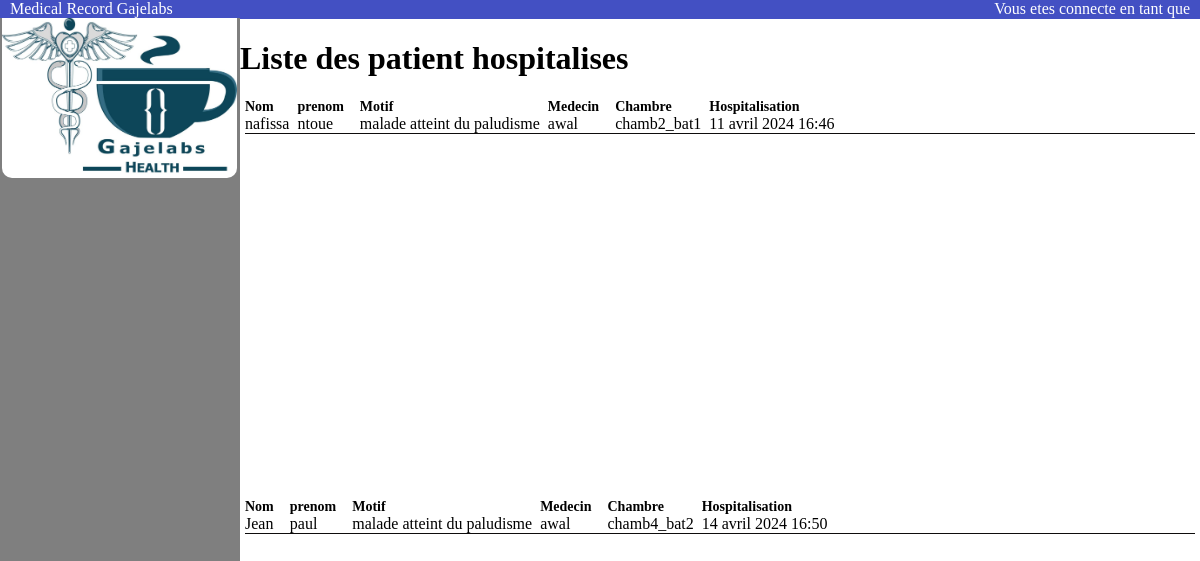
/list_patient_hospitalises/, run on the app's committed database.
### patient/models.py (models this page shows)
class Hospitalisation(models.Model):
    patient = models.ForeignKey(User, null=True, on_delete=models.CASCADE, related_name='patient_conserne')  # Ajouter related_name
    medecin = models.ForeignKey(settings.AUTH_USER_MODEL, on_delete=models.CASCADE, verbose_name="medecin responsable", related_name='medecin_responsable')  # Ajouter related_name
    date_hospitalisation = models.DateTimeField(auto_now_add=True)
    motif = models.CharField(null=True, max_length=1000, verbose_name="motif hospitalisation")
    numero_de_chambre = models.CharField(null=True, max_length=100, verbose_name="numero de chambre")
    actif = models.BooleanField(default=True)

### authentication/models.py (models this page shows, shortened)
class User(AbstractUser):
    PATIENT = 'PATIENT'
    MEDECIN = 'MEDECIN'
    MASCULIN = 'M'
    FEMININ = 'F'
    ROLE_CHOICES_ONE = (
        (PATIENT,'patient'),
        (MEDECIN,'medecin'),
    )
    ROLE_CHOICES_TWO = (
        (MASCULIN,'M'),
        (FEMININ,'F'),
    )
    profile_photo = models.ImageField(verbose_name='photo de profil')
    role = models.CharField(max_length=30, choices=ROLE_CHOICES_ONE, verbose_name='rôle')
    date_naissance = models.DateField(null=True)
    sex = models.CharField(max_length=1,choices=ROLE_CHOICES_TWO,verbose_name='sexe')
    telephone = models.IntegerField(null=True)

### patient/views.py (the view)
# urls.py: path('list_patient_hospitalises/',patient.views.list_patient_hospitalise,name='list_patient_hospitalise'),
def list_patient_hospitalise(request):
    patients_hospitalises = Hospitalisation.objects.all()
    return render(request,'patient/patients_hospitalise.html',{"patients_hospitalises":patients_hospitalises})

### patient/templates/patient/patients_hospitalise.html (shortened to what this page needs)
{% extends 'base.html' %}
{% block content %}
<p class="headPage"><span>Vous etes connecte en tant que {{user.username}}</span></p>
<h1>Liste des patient hospitalises</h1>
<div style="overflow: auto; height: 400px;">
    {% for patient_hospitalise in patients_hospitalises %}
    <div class="hospitaliseContent">
        <div class="contentPatient">
            <div class="patientInf">
                <span class="Title">Nom</span><span>{{ patient_hospitalise.patient.first_name }}</span>
            </div>
            <div class="patientInf">
                <span class="Title">prenom </span><span>{{ patient_hospitalise.patient.last_name }}</span>
            </div>
            <div class="patientInf">
                <span class="Title">Motif</span><span>{{patient_hospitalise.motif}}</span>
            </div>
            <div class="patientInf">
                <span class="Title">Medecin</span><span>{{patient_hospitalise.medecin}}</span>
            </div>
            <div class="patientInf">
                <span class="Title">Chambre </span><span>{{patient_hospitalise.numero_de_chambre }}</span>
            </div>
            <div class="patientInf">
                <span class="Title">Hospitalisation</span><span>{{patient_hospitalise.date_hospitalisation }}</span>
            </div>
        </div>
    </div>
    <div style="border-top: 1px solid #0e0c0c;margin-left: 5px;margin-right: 5px;"></div>
</div>
{% endfor %}
{% endblock %}

### static/homepage.css (style rules this page uses)
body { margin: auto; }
.headPage { width: 100%; height: 19px; background-color: #4350C3; margin-top: 0; }
.headPage span { position: absolute; right: 0; margin-right: 10px; color: white; }

### static/patient_hospitalise.css (style rules this page uses)
.hospitaliseContent { display: flex; flex-direction: row; flex-wrap: wrap; gap: 3px; margin-left: 5px; margin-right: 5px; }
.contentPatient { display: flex; flex-direction: row; flex-wrap: wrap; gap: 8px; }
.patientInf { display: flex; flex-direction: column; flex-wrap: wrap; }
.Title { font-weight: bold; font-size: 14px; margin-right: 8px; }

### data on the page
Hospitalisation: patient.first_name "nafissa", patient.last_name "ntoue", motif "malade atteint du paludisme", medecin "awal", numero_de_chambre "chamb2_bat1", date_hospitalisation "11 avril 2024 16:46"
Hospitalisation: patient.first_name "Jean", patient.last_name "paul", motif "malade atteint du paludisme", medecin "awal", numero_de_chambre "chamb4_bat2", date_hospitalisation "14 avril 2024 16:50"
